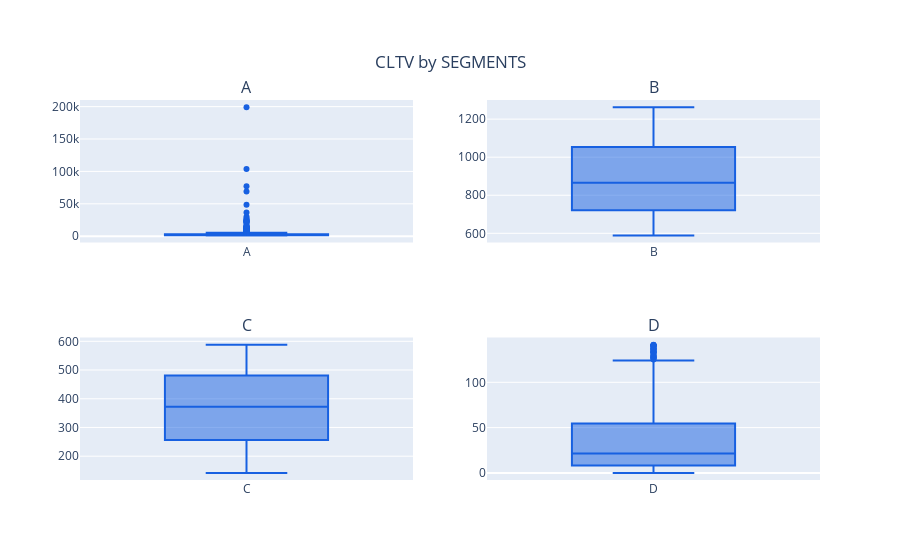

Notebook code for this chart:
### Code cell
from plotly.subplots import make_subplots
import plotly.graph_objects as go
from plotly.offline import iplot
fig = make_subplots(rows=2,
                    cols=2,
                    subplot_titles=("A", "B",'C','D'))

fig.add_trace(go.Box(y =cltv[cltv['segment']=='A']['clv'],showlegend=False,
                     name = 'A',
                     marker_color='#1760E1'),row=1,col=1)
fig.add_trace(go.Box(y =cltv[cltv['segment']=='B']['clv'],showlegend=False,
                     name = 'B',
                     marker_color='#1760E1'),row=1,col=2)
fig.add_trace(go.Box(y =cltv[cltv['segment']=='C']['clv'],showlegend=False,
                     name = 'C',
                     marker_color='#1760E1'),row=2,col=1)
fig.add_trace(go.Box(y =cltv[cltv['segment']=='D']['clv'],showlegend=False,
                     name = 'D',
                     marker_color='#1760E1'),row=2,col=2)

fig.update_layout(title={'text': "CLTV by SEGMENTS",
                         'y':0.9,
                         'x':0.5,
                         'xanchor': 'center',
                         'yanchor': 'top'},
                  template='plotly')      
iplot(fig)

### Figure 1 — Plotly figure (JSON) as saved in the notebook; plotly's stock layout.template omitted (floating-point values rounded to 4 significant figures; data arrays with more than 128 entries replaced by an {"elided": "..."} marker saying what was removed)
{"data": [{"marker": {"color": "#1760E1"}, "name": "A", "showlegend": false, "type": "box", "xaxis": "x", "y": {"elided": "980 float values"}, "yaxis": "y"}, {"marker": {"color": "#1760E1"}, "name": "B", "showlegend": false, "type": "box", "xaxis": "x2", "y": {"elided": "980 float values"}, "yaxis": "y2"}, {"marker": {"color": "#1760E1"}, "name": "C", "showlegend": false, "type": "box", "xaxis": "x3", "y": {"elided": "980 float values"}, "yaxis": "y3"}, {"marker": {"color": "#1760E1"}, "name": "D", "showlegend": false, "type": "box", "xaxis": "x4", "y": {"elided": "980 float values"}, "yaxis": "y4"}], "layout": {"annotations": [{"font": {"size": 16}, "showarrow": false, "text": "A", "x": 0.225, "xanchor": "center", "xref": "paper", "y": 1, "yanchor": "bottom", "yref": "paper"}, {"font": {"size": 16}, "showarrow": false, "text": "B", "x": 0.775, "xanchor": "center", "xref": "paper", "y": 1, "yanchor": "bottom", "yref": "paper"}, {"font": {"size": 16}, "showarrow": false, "text": "C", "x": 0.225, "xanchor": "center", "xref": "paper", "y": 0.375, "yanchor": "bottom", "yref": "paper"}, {"font": {"size": 16}, "showarrow": false, "text": "D", "x": 0.775, "xanchor": "center", "xref": "paper", "y": 0.375, "yanchor": "bottom", "yref": "paper"}], "title": {"text": "CLTV by SEGMENTS", "x": 0.5, "xanchor": "center", "y": 0.9, "yanchor": "top"}, "xaxis": {"anchor": "y", "domain": [0, 0.45]}, "xaxis2": {"anchor": "y2", "domain": [0.55, 1]}, "xaxis3": {"anchor": "y3", "domain": [0, 0.45]}, "xaxis4": {"anchor": "y4", "domain": [0.55, 1]}, "yaxis": {"anchor": "x", "domain": [0.625, 1]}, "yaxis2": {"anchor": "x2", "domain": [0.625, 1]}, "yaxis3": {"anchor": "x3", "domain": [0, 0.375]}, "yaxis4": {"anchor": "x4", "domain": [0, 0.375]}}}
